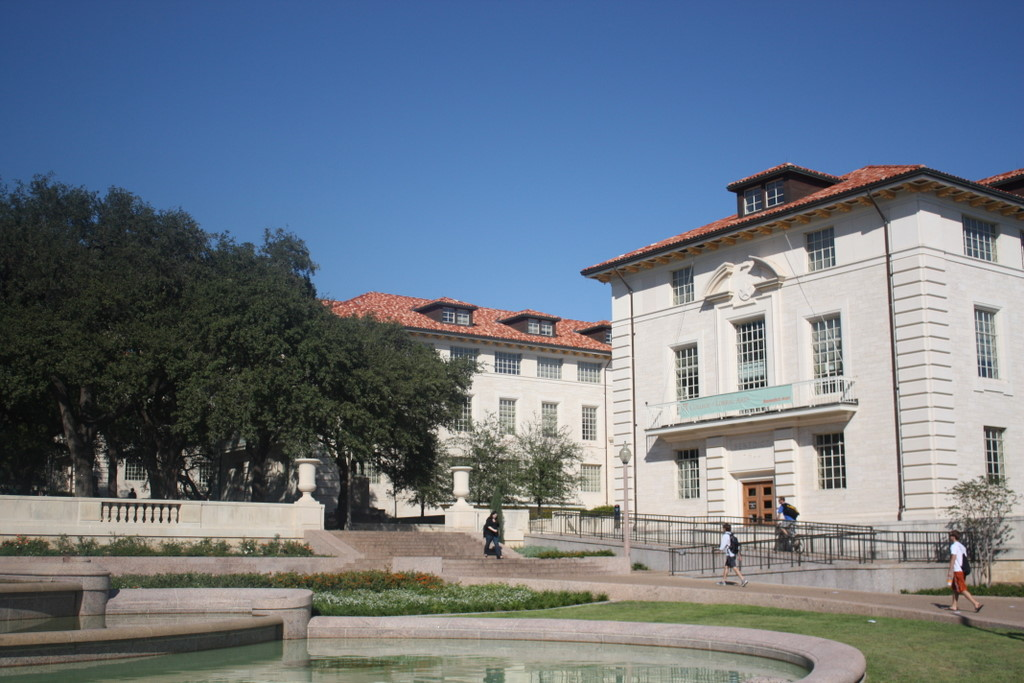
#> input picture COMP4102/comp4102a2/uttower_right.jpg, 1024 x 683 px, found by its file name
$ python image_stitching.py
#> lines starting #> are read from the running program, lines starting #| are printed output that depends on the picture
# COMP4102 Assignment 2
# Image Stitching
# Ryan Lo (101117765)

import numpy as np
import cv2
from matplotlib import pyplot as plt

img1 = cv2.imread('uttower_right.jpg',0)          # queryImage
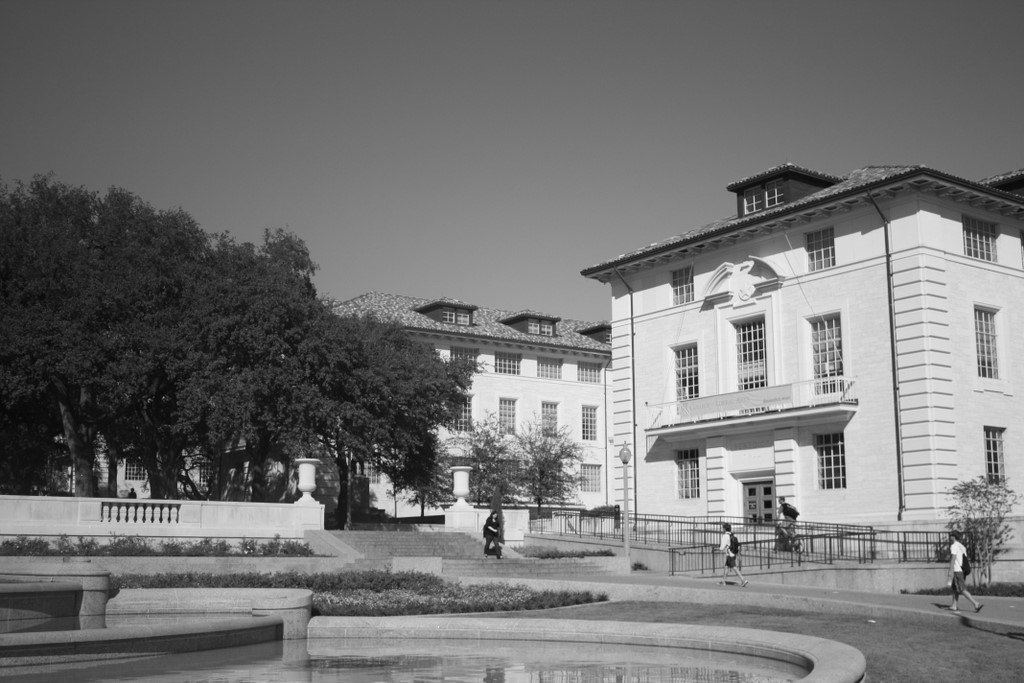
#> img1: shape (683, 1024); min 3, max 255, mean 117
img2 = cv2.imread('large2_uttower_left.jpg',0) # trainImage
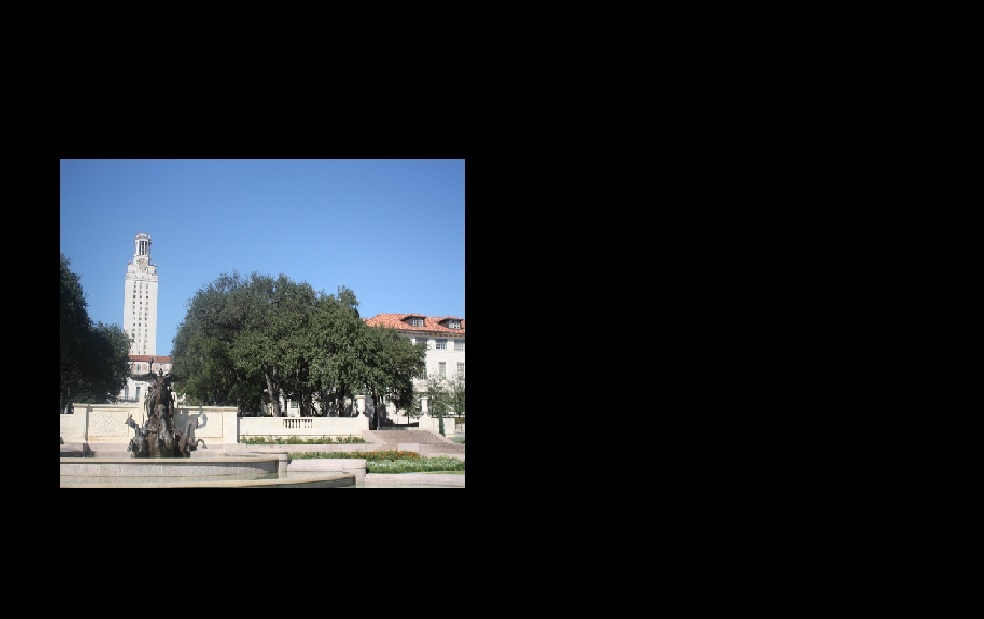
#> input picture COMP4102/comp4102a2/large2_uttower_left.jpg, 984 x 619 px, found by its file name
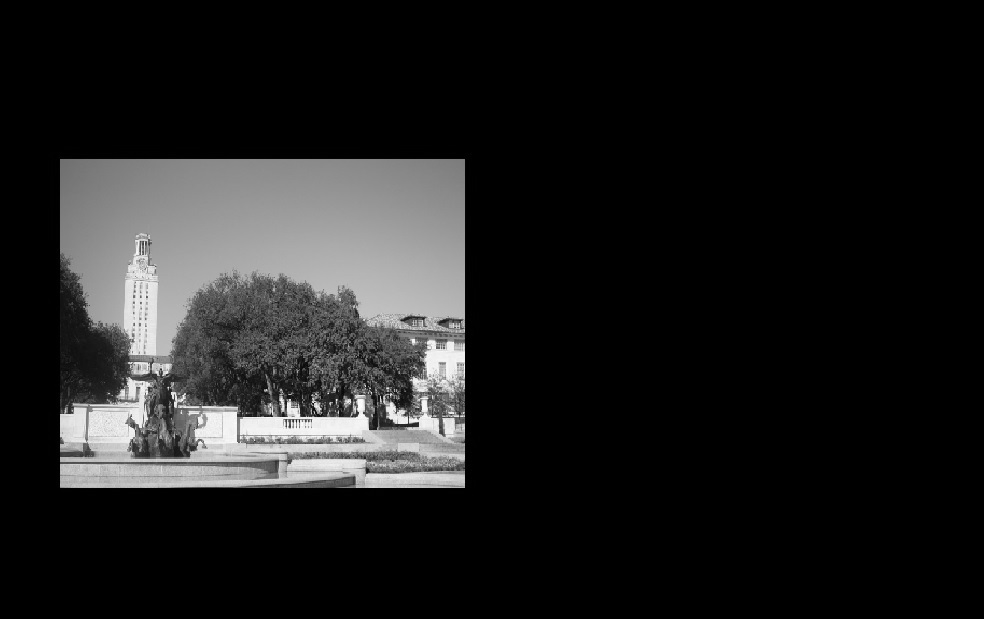
#> img2: shape (619, 984); min 0, max 255, mean 30

detector = cv2.AKAZE_create()

# find the keypoints and descriptors with SIFT
kp1, des1 = detector.detectAndCompute(img1, None)
#> kp1 = 2237 keypoints; strongest (x, y, size): (957, 548, 8.1), (439, 520, 8.1), (792, 513, 8.1), (444, 354, 8.1)
kp2, des2 = detector.detectAndCompute(img2, None)
#> kp2 = 816 keypoints; strongest (x, y, size): (457, 479, 11.4), (445, 363, 32.3), (446, 360, 22.8), (379, 421, 16.1)

# create BFMatcher object
bf = cv2.BFMatcher(cv2.NORM_HAMMING, crossCheck=True)

# Match descriptors.
matches = bf.match(des1,des2)
#> matches = 369 matches

# Sort them in the order of their distance.
matches = sorted(matches, key = lambda x:x.distance)
print(matches)
#> (printed output is left out)

src_pts = np.float32([ kp1[matches[m].queryIdx].pt for m in range(0, 20) ]).reshape(-1,1,2)
#> src_pts = 20 rows, first 8: [451.7, 417.5], [279.5, 490.4], [215.1, 487.3], [461.9, 400.7], [475.5, 412.8], [119.1, 200], [290.7, 252.2], [328.2, 287.6]
dst_pts = np.float32([ kp2[matches[m].trainIdx].pt for m in range(0, 20) ]).reshape(-1,1,2)
#> dst_pts = 20 rows, first 8: [419.8, 373], [348.7, 411.4], [324.2, 412.5], [421.1, 364.3], [429.2, 369.8], [282.3, 280.1], [347.9, 296.9], [366.9, 314.4]
print(src_pts)
print(dst_pts)

# Compute the homography using RANSAC
H, mask = cv2.findHomography(src_pts, dst_pts, cv2.RANSAC, 5.0)
#> H = [[0.304, 0.00584, 236.1], [-0.0904, 0.429, 196.4], [-0.000182, -4.72e-05, 1]]; mask = 20 values from 1 to 1

# Warp the right image into the left image
height, width = img2.shape
#> height = 619; width = 984
warped = cv2.warpPerspective(img1, H, (width, height))
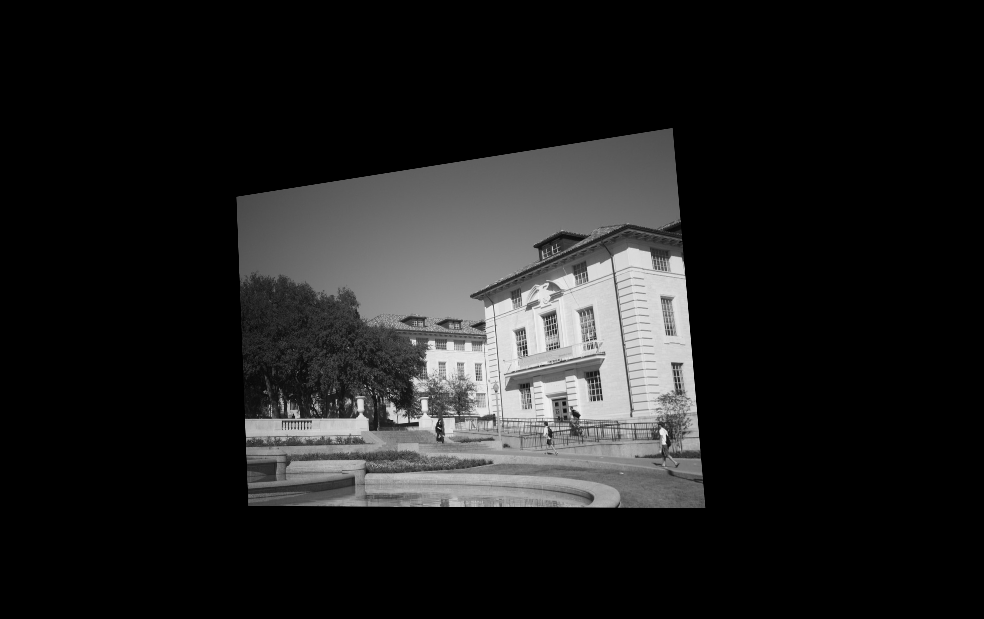
#> warped: shape (619, 984); min 0, max 244, mean 30.9

# Show the matches
img3 = cv2.drawMatches(img1, kp1, img2, kp2, matches[:50], None, flags=cv2.DrawMatchesFlags_NOT_DRAW_SINGLE_POINTS)
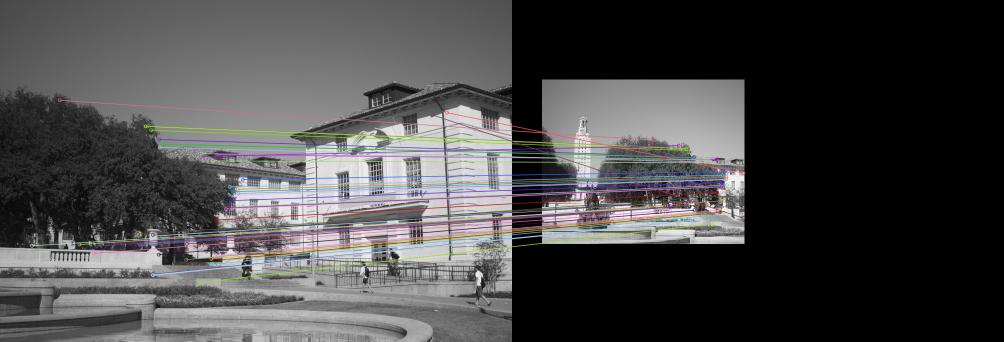
#> img3: shape (683, 2008, 3) (shown at 1/2 size); mean of channels 0, 1, 2 72.8, 72.5, 73.1; drawn as B, G, R
cv2.imshow('Matches', img3)

# Merge the left and warped right images
merged = cv2.bitwise_or(img2, warped)
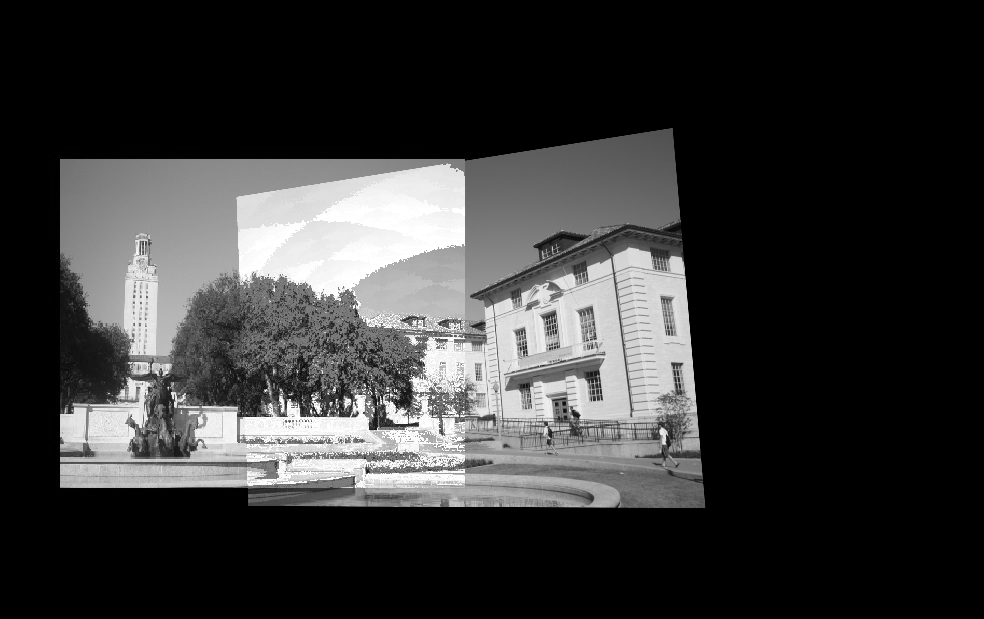
#> merged: shape (619, 984); min 0, max 255, mean 54.4

cv2.imshow('half', img1)
cv2.imshow('long', img2)
cv2.imshow("Warped Image", warped)
cv2.imshow("Merged Image", merged)

cv2.waitKey(0)
cv2.destroyAllWindows()
